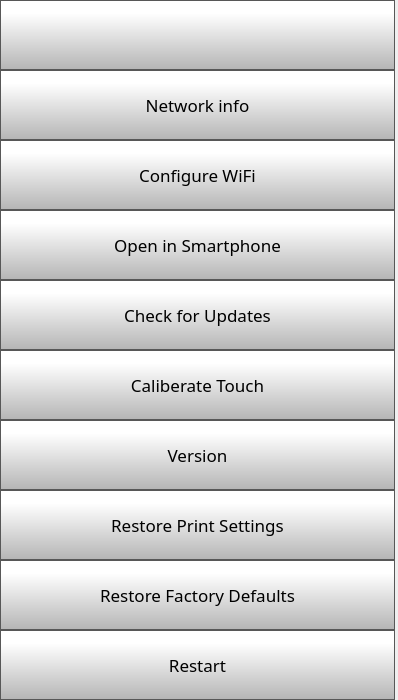
      <widget class="QWidget" name="scrollAreaWidgetContents">
       <property name="geometry">
        <rect>
         <x>0</x>
         <y>0</y>
         <width>398</width>
         <height>700</height>
        </rect>
       </property>
       <layout class="QVBoxLayout" name="verticalLayout">
        <property name="spacing">
         <number>0</number>
        </property>
        <property name="leftMargin">
         <number>0</number>
        </property>
        <property name="topMargin">
         <number>0</number>
        </property>
        <property name="rightMargin">
         <number>3</number>
        </property>
        <property name="bottomMargin">
         <number>0</number>
        </property>
        <item>
         <widget class="QPushButton" name="settingsBackButton">
          <property name="minimumSize">
           <size>
            <width>0</width>
            <height>70</height>
           </size>
          </property>
          <property name="font">
           <font>
            <family>Gotham Light</family>
            <pointsize>9</pointsize>
           </font>
          </property>
          <property name="styleSheet">
           <string notr="true">QPushButton {
     border: 1px solid rgb(87, 87, 87);
	background-color: qlineargradient(spread:pad, x1:0, y1:1, x2:0, y2:0.188, stop:0 rgba(180, 180, 180, 255), stop:1 rgba(255, 255, 255, 255));


}

QPushButton:pressed {
    background-color: qlineargradient(x1: 0, y1: 0, x2: 0, y2: 1,
                                      stop: 0 #dadbde, stop: 1 #f6f7fa);
}

QPushButton:flat {
    border: none; /* no border for a flat push button */
}

QPushButton:default {
    border-color: navy; /* make the default button prominent */
}</string>
          </property>
          <property name="text">
           <string/>
          </property>
          <property name="icon">
           <iconset>
            <normaloff>templates/img/arrows-4.png</normaloff>templates/img/arrows-4.png</iconset>
          </property>
          <property name="iconSize">
           <size>
            <width>50</width>
            <height>50</height>
           </size>
          </property>
          <property name="checkable">
           <bool>false</bool>
          </property>
          <property name="autoDefault">
           <bool>false</bool>
          </property>
          <property name="default">
           <bool>false</bool>
          </property>
          <property name="flat">
           <bool>false</bool>
          </property>
         </widget>
        </item>
        <item>
         <widget class="QPushButton" name="networkInfoButton">
          <property name="minimumSize">
           <size>
            <width>0</width>
            <height>70</height>
           </size>
          </property>
          <property name="font">
           <font>
            <family>Gotham</family>
            <pointsize>13</pointsize>
           </font>
          </property>
          <property name="styleSheet">
           <string notr="true">QPushButton {
     border: 1px solid rgb(87, 87, 87);
	background-color: qlineargradient(spread:pad, x1:0, y1:1, x2:0, y2:0.188, stop:0 rgba(180, 180, 180, 255), stop:1 rgba(255, 255, 255, 255));


}

QPushButton:pressed {
    background-color: qlineargradient(x1: 0, y1: 0, x2: 0, y2: 1,
                                      stop: 0 #dadbde, stop: 1 #f6f7fa);
}

QPushButton:flat {
    border: none; /* no border for a flat push button */
}

QPushButton:default {
    border-color: navy; /* make the default button prominent */
}

QPushButton:focus {
	outline: none;
}</string>
          </property>
          <property name="text">
           <string>Network info</string>
          </property>
          <property name="iconSize">
           <size>
            <width>40</width>
            <height>40</height>
           </size>
          </property>
         </widget>
        </item>
        <item>
         <widget class="QPushButton" name="configureWifiButton">
          <property name="minimumSize">
           <size>
            <width>0</width>
            <height>70</height>
           </size>
          </property>
          <property name="font">
           <font>
            <family>Gotham</family>
            <pointsize>13</pointsize>
           </font>
          </property>
          <property name="styleSheet">
           <string notr="true">QPushButton {
     border: 1px solid rgb(87, 87, 87);
	background-color: qlineargradient(spread:pad, x1:0, y1:1, x2:0, y2:0.188, stop:0 rgba(180, 180, 180, 255), stop:1 rgba(255, 255, 255, 255));


}

QPushButton:pressed {
    background-color: qlineargradient(x1: 0, y1: 0, x2: 0, y2: 1,
                                      stop: 0 #dadbde, stop: 1 #f6f7fa);
}

QPushButton:flat {
    border: none; /* no border for a flat push button */
}

QPushButton:default {
    border-color: navy; /* make the default button prominent */
}

QPushButton:focus {
	outline: none;
}</string>
          </property>
          <property name="text">
           <string>Configure WiFi</string>
          </property>
          <property name="iconSize">
           <size>
            <width>40</width>
            <height>40</height>
           </size>
          </property>
         </widget>
        </item>
        <item>
         <widget class="QPushButton" name="pairPhoneButton">
          <property name="minimumSize">
           <size>
            <width>0</width>
            <height>70</height>
           </size>
          </property>
          <property name="font">
           <font>
            <family>Gotham</family>
            <pointsize>13</pointsize>
           </font>
          </property>
          <property name="styleSheet">
           <string notr="true">QPushButton {
     border: 1px solid rgb(87, 87, 87);
	background-color: qlineargradient(spread:pad, x1:0, y1:1, x2:0, y2:0.188, stop:0 rgba(180, 180, 180, 255), stop:1 rgba(255, 255, 255, 255));


}

QPushButton:pressed {
    background-color: qlineargradient(x1: 0, y1: 0, x2: 0, y2: 1,
                                      stop: 0 #dadbde, stop: 1 #f6f7fa);
}

QPushButton:flat {
    border: none; /* no border for a flat push button */
}

QPushButton:default {
    border-color: navy; /* make the default button prominent */
}

QPushButton:focus {
	outline: none;
}</string>
          </property>
          <property name="text">
           <string>Open in Smartphone</string>
          </property>
          <property name="iconSize">
           <size>
            <width>40</width>
            <height>40</height>
           </size>
          </property>
         </widget>
        </item>
        <item>
         <widget class="QPushButton" name="OTAButton">
          <property name="minimumSize">
           <size>
            <width>0</width>
            <height>70</height>
           </size>
          </property>
          <property name="font">
           <font>
            <family>Gotham</family>
            <pointsize>13</pointsize>
           </font>
          </property>
          <property name="styleSheet">
           <string notr="true">QPushButton {
     border: 1px solid rgb(87, 87, 87);
	background-color: qlineargradient(spread:pad, x1:0, y1:1, x2:0, y2:0.188, stop:0 rgba(180, 180, 180, 255), stop:1 rgba(255, 255, 255, 255));


}

QPushButton:pressed {
    background-color: qlineargradient(x1: 0, y1: 0, x2: 0, y2: 1,
                                      stop: 0 #dadbde, stop: 1 #f6f7fa);
}

QPushButton:flat {
    border: none; /* no border for a flat push button */
}

QPushButton:default {
    border-color: navy; /* make the default button prominent */
}

QPushButton:focus {
	outline: none;
}</string>
          </property>
          <property name="text">
           <string>Check for Updates</string>
          </property>
          <property name="iconSize">
           <size>
            <width>40</width>
            <height>40</height>
           </size>
          </property>
         </widget>
        </item>
        <item>
         <widget class="QPushButton" name="caliberateTouch">
          <property name="minimumSize">
           <size>
            <width>0</width>
            <height>70</height>
           </size>
          </property>
          <property name="font">
           <font>
            <family>Gotham</family>
            <pointsize>13</pointsize>
           </font>
          </property>
          <property name="styleSheet">
           <string notr="true">QPushButton {
     border: 1px solid rgb(87, 87, 87);
	background-color: qlineargradient(spread:pad, x1:0, y1:1, x2:0, y2:0.188, stop:0 rgba(180, 180, 180, 255), stop:1 rgba(255, 255, 255, 255));


}

QPushButton:pressed {
    background-color: qlineargradient(x1: 0, y1: 0, x2: 0, y2: 1,
                                      stop: 0 #dadbde, stop: 1 #f6f7fa);
}

QPushButton:flat {
    border: none; /* no border for a flat push button */
}

QPushButton:default {
    border-color: navy; /* make the default button prominent */
}

QPushButton:focus {
	outline: none;
}</string>
          </property>
          <property name="text">
           <string>Caliberate Touch</string>
          </property>
          <property name="iconSize">
           <size>
            <width>40</width>
            <height>40</height>
           </size>
          </property>
         </widget>
        </item>
        <item>
         <widget class="QPushButton" name="versionButton">
          <property name="minimumSize">
           <size>
            <width>0</width>
            <height>70</height>
           </size>
          </property>
          <property name="font">
           <font>
            <family>Gotham</family>
            <pointsize>13</pointsize>
           </font>
          </property>
          <property name="styleSheet">
           <string notr="true">QPushButton {
     border: 1px solid rgb(87, 87, 87);
	background-color: qlineargradient(spread:pad, x1:0, y1:1, x2:0, y2:0.188, stop:0 rgba(180, 180, 180, 255), stop:1 rgba(255, 255, 255, 255));


}

QPushButton:pressed {
    background-color: qlineargradient(x1: 0, y1: 0, x2: 0, y2: 1,
                                      stop: 0 #dadbde, stop: 1 #f6f7fa);
}

QPushButton:flat {
    border: none; /* no border for a flat push button */
}

QPushButton:default {
    border-color: navy; /* make the default button prominent */
}

QPushButton:focus {
	outline: none;
}</string>
          </property>
          <property name="text">
           <string>Version</string>
          </property>
          <property name="iconSize">
           <size>
            <width>40</width>
            <height>40</height>
           </size>
          </property>
         </widget>
        </item>
        <item>
         <widget class="QPushButton" name="restorePrintSettingsButton">
          <property name="minimumSize">
           <size>
            <width>0</width>
            <height>70</height>
           </size>
          </property>
          <property name="font">
           <font>
            <family>Gotham</family>
            <pointsize>13</pointsize>
           </font>
          </property>
          <property name="styleSheet">
           <string notr="true">QPushButton {
     border: 1px solid rgb(87, 87, 87);
	background-color: qlineargradient(spread:pad, x1:0, y1:1, x2:0, y2:0.188, stop:0 rgba(180, 180, 180, 255), stop:1 rgba(255, 255, 255, 255));


}

QPushButton:pressed {
    background-color: qlineargradient(x1: 0, y1: 0, x2: 0, y2: 1,
                                      stop: 0 #dadbde, stop: 1 #f6f7fa);
}

QPushButton:flat {
    border: none; /* no border for a flat push button */
}

QPushButton:default {
    border-color: navy; /* make the default button prominent */
}

QPushButton:focus {
	outline: none;
}</string>
          </property>
          <property name="text">
           <string>Restore Print Settings</string>
          </property>
          <property name="iconSize">
           <size>
            <width>40</width>
            <height>40</height>
           </size>
          </property>
         </widget>
        </item>
        <item>
         <widget class="QPushButton" name="restoreFactoryDefaultsButton">
          <property name="minimumSize">
           <size>
            <width>0</width>
            <height>70</height>
           </size>
          </property>
          <property name="font">
           <font>
            <family>Gotham</family>
            <pointsize>13</pointsize>
           </font>
          </property>
          <property name="styleSheet">
           <string notr="true">QPushButton {
     border: 1px solid rgb(87, 87, 87);
	background-color: qlineargradient(spread:pad, x1:0, y1:1, x2:0, y2:0.188, stop:0 rgba(180, 180, 180, 255), stop:1 rgba(255, 255, 255, 255));


}

QPushButton:pressed {
    background-color: qlineargradient(x1: 0, y1: 0, x2: 0, y2: 1,
                                      stop: 0 #dadbde, stop: 1 #f6f7fa);
}

QPushButton:flat {
    border: none; /* no border for a flat push button */
}

QPushButton:default {
    border-color: navy; /* make the default button prominent */
}

QPushButton:focus {
	outline: none;
}</string>
          </property>
          <property name="text">
           <string>Restore Factory Defaults</string>
          </property>
          <property name="iconSize">
           <size>
            <width>40</width>
            <height>40</height>
           </size>
          </property>
         </widget>
        </item>
        <item>
         <widget class="QPushButton" name="restartButton">
          <property name="minimumSize">
           <size>
            <width>0</width>
            <height>70</height>
           </size>
          </property>
          <property name="font">
           <font>
            <family>Gotham</family>
            <pointsize>13</pointsize>
           </font>
          </property>
          <property name="styleSheet">
           <string notr="true">QPushButton {
     border: 1px solid rgb(87, 87, 87);
	background-color: qlineargradient(spread:pad, x1:0, y1:1, x2:0, y2:0.188, stop:0 rgba(180, 180, 180, 255), stop:1 rgba(255, 255, 255, 255));


}

QPushButton:pressed {
    background-color: qlineargradient(x1: 0, y1: 0, x2: 0, y2: 1,
                                      stop: 0 #dadbde, stop: 1 #f6f7fa);
}

QPushButton:flat {
    border: none; /* no border for a flat push button */
}

QPushButton:default {
    border-color: navy; /* make the default button prominent */
}

QPushButton:focus {
	outline: none;
}</string>
          </property>
          <property name="text">
           <string>Restart</string>
          </property>
          <property name="iconSize">
           <size>
            <width>40</width>
            <height>40</height>
           </size>
          </property>
         </widget>
        </item>
       </layout>
      </widget>
